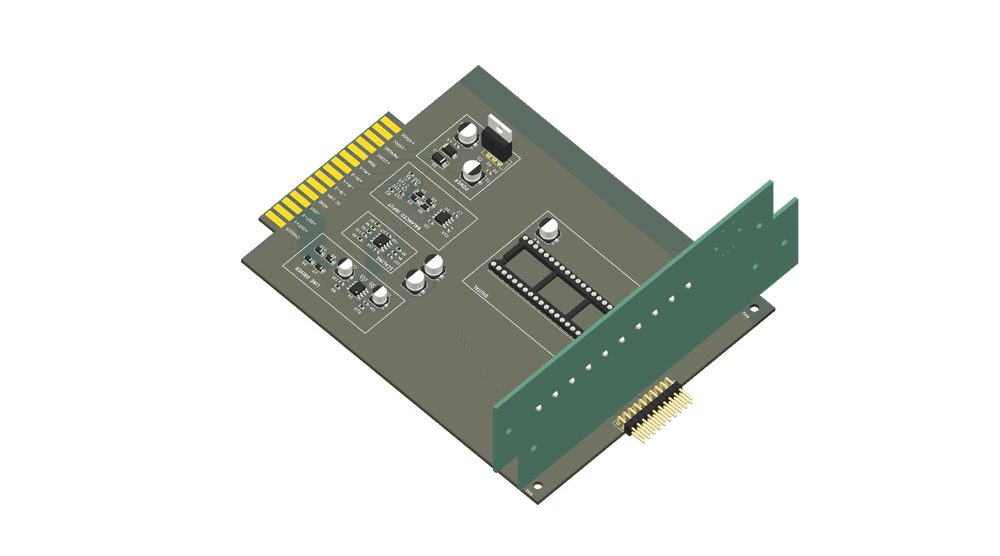
#> input picture test_assembly_current.png, 1000 x 556 px, shrunk from 1568 x 872 before the run
$ python combine_3_images.py ../test_assembly_current.png ../rear_scratch_vpr_11mm.png ../rear_scratch_vpr_11mm.png ../rear_scratch_vpr_11mm.png
#> lines starting #> are read from the running program, lines starting #| are printed output that depends on the picture
import sys
from PIL import Image

def combine(img1_path, img2_path, img3_path, out_path):
#> called with img1_path = '../test_assembly_current.png', img2_path = '../rear_scratch_vpr_11mm.png', img3_path = '../rear_scratch_vpr_11mm.png', out_path = '../rear_scratch_vpr_11mm.png'
    img1 = Image.open(img1_path).convert('RGBA')
#> img1 is the input picture: PIL image 1000x556 RGBA; mean R, G, B, A 24.7, 27.3, 23.3, 58.8
    img2 = Image.open(img2_path).convert('RGBA')
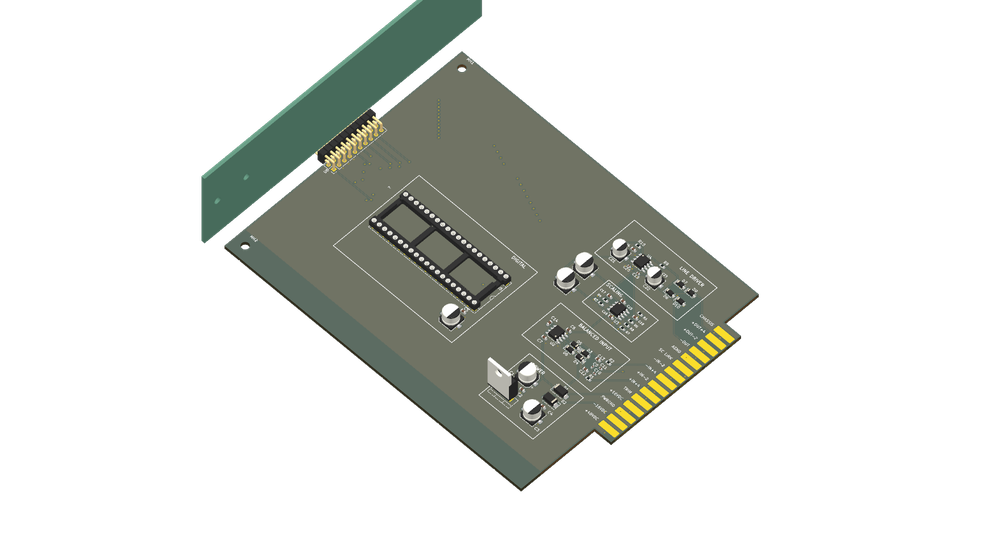
#> input picture rear_scratch_vpr_11mm.png, 1000 x 556 px, shrunk from 1568 x 872 before the run
#> img2 is the input picture: PIL image 1000x556 RGBA; mean R, G, B, A 27.6, 29.6, 25.5, 63.8
    img3 = Image.open(img3_path).convert('RGBA')
    total_width = img1.width + img2.width + img3.width
#> total_width = 3000
    max_height = max(img1.height, img2.height, img3.height)
#> max_height = 556
    new_img = Image.new('RGBA', (total_width, max_height), (0,0,0,0))
#> new_img: PIL image 3000x556 RGBA; every value is 0
    new_img.paste(img1, (0,0))
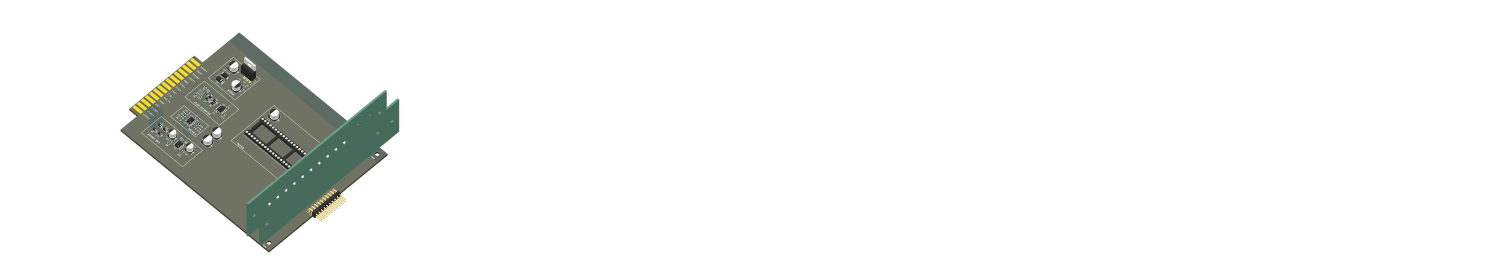
#> new_img: PIL image 3000x556 RGBA (shown at 1/2 size); mean R, G, B, A 8.2, 9.1, 7.8, 19.6; transparent parts drawn white
    new_img.paste(img2, (img1.width, 0))
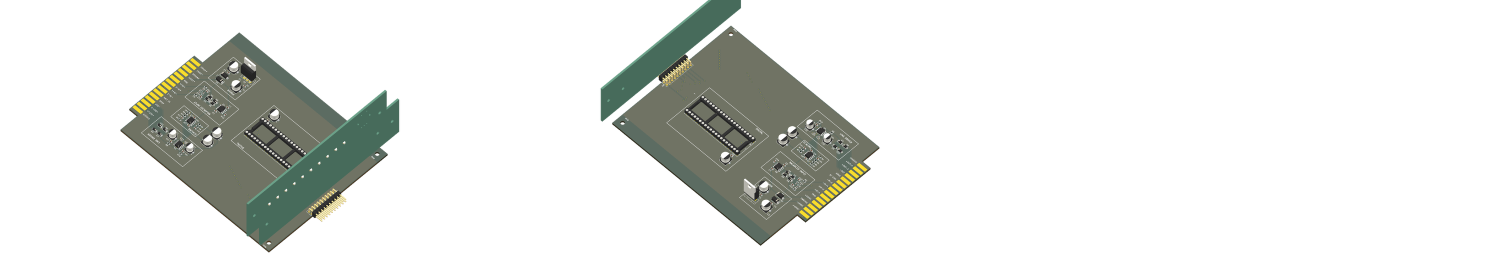
#> new_img: PIL image 3000x556 RGBA (shown at 1/2 size); mean R, G, B, A 17.4, 19, 16.3, 40.9; transparent parts drawn white
    new_img.paste(img3, (img1.width + img2.width, 0))
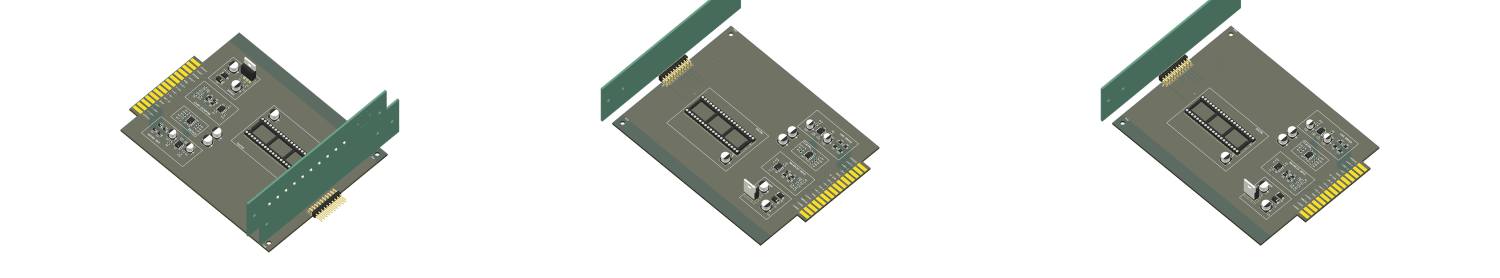
#> new_img: PIL image 3000x556 RGBA (shown at 1/2 size); mean R, G, B, A 26.6, 28.9, 24.7, 62.1; transparent parts drawn white
    new_img.save(out_path)
    print(f"Combined image saved to {out_path}")

if __name__ == '__main__':
    if len(sys.argv) != 5:
        print('Usage: combine_3_images.py <img1> <img2> <img3> <out>')
        sys.exit(1)
    combine(sys.argv[1], sys.argv[2], sys.argv[3], sys.argv[4])
